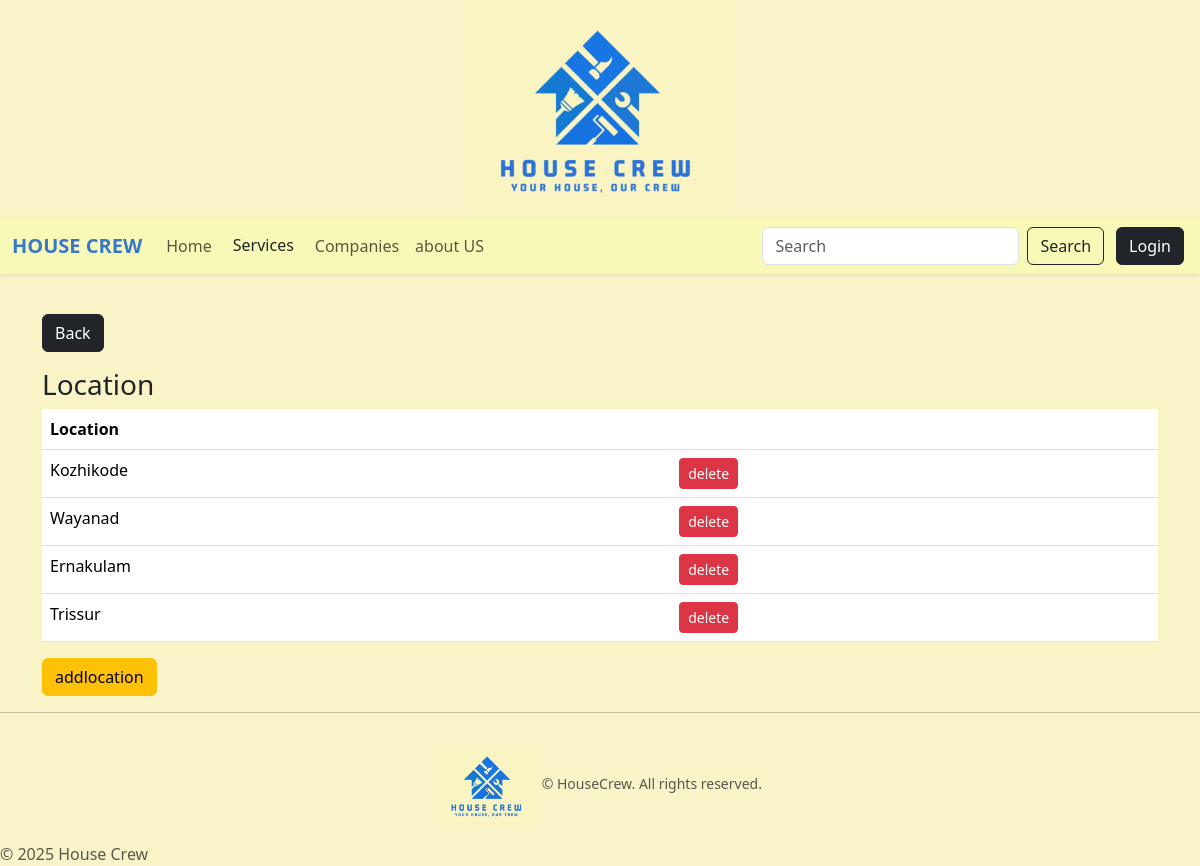
Page /admin-app/location/ on the committed database.
### admin_app/models.py (models this page shows, shortened)
class Location(models.Model):
    location=models.CharField(max_length=100, unique=True)

### admin_app/views.py (the view)
# urls.py: path('location/',views.location,name='location'),
def location(request):
    location=Location.objects.all()
    return render(request, 'admin_app/location.html', {'location':location})

### admin_app/templates/admin_app/location.html (shortened to what this page needs)
{% extends "user_app/base.html" %}
{% block content %}
<div class="container mt-4">
    <div class="mb-3">
        <a class="btn btn-dark mt-3" href="{% url 'admin_dashboard' %}" style="margin-left:0px;">Back</a>
    </div>
    <h3>Location</h3>
    <table class="table">
        <thead>
            <tr>
                <th>Location</th>
                <th></th>
            </tr>
        </thead>
        <tbody>
            {% for location in location  %}
            <tr>
                <td>{{location.location}}</td>
                <td>
                    <form method='POST' action="{% url 'delete_location'  location.pk %}" class="d-inline">
                            <button class="btn btn-danger btn-sm"
                            onclick="return confirm('are you sure want to delete this category?');">delete</button>
                        </form>
                </td>
            </tr>
            {% endfor %}
        </tbody>
    </table>
    <div>
        <a class="btn btn-warning" href="{% url 'add_location' %}">
            addlocation
        </a>
    </div>
</div>
{% endblock content %}

### rows in the picture
Location: location "Kozhikode"
Location: location "Wayanad"
Location: location "Ernakulam"
Location: location "Trissur"
